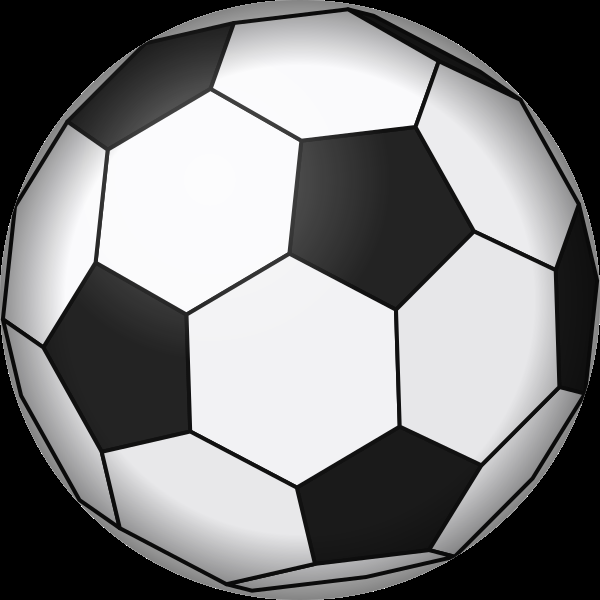
#> input picture tools/assets/ball.png, 600 x 600 px
$ python -i render2.py   (imports and definitions only)
#> lines starting #> are read from the running program, lines starting #| are printed output that depends on the picture
import subprocess, math, random
from PIL import Image, ImageDraw, ImageFont, ImageFilter

W, H, FPS = 1080, 1920, 30
GREEN = (60, 255, 133)
RED = (255, 45, 61)
WHITE = (245, 245, 240)
MUTED = (150, 165, 155)
BG0 = (5, 8, 6)

FB = "/usr/share/fonts/opentype/inter/InterDisplay-Black.otf"
FXB = "/usr/share/fonts/opentype/inter/InterDisplay-ExtraBold.otf"
FBOLD = "/usr/share/fonts/opentype/inter/Inter-Bold.otf"
_fc = {}
# [5 lines left out: function font, not called in this run]

def clamp(x, a=0, b=1): return max(a, min(b, x))
def ease_out(x): x = clamp(x); return 1 - (1 - x) ** 3
def ease_back(x):
    x = clamp(x); c1 = 1.70158; c3 = c1 + 1
    return 1 + c3 * (x - 1) ** 3 + c1 * (x - 1) ** 2

# ---------- background (static) ----------
def make_bg():
    bg = Image.new("RGB", (W, H), BG0)
    d = ImageDraw.Draw(bg)
    for y in range(H):
        f = abs(y - H * 0.45) / (H * 0.6)
        c = tuple(int(BG0[i] + (14, 30, 20)[i] * clamp(1 - f)) for i in range(3))
        d.line([(0, y), (W, y)], fill=c)
    grid = Image.new("RGBA", (W, H), (0, 0, 0, 0))
#> grid: PIL image 1080x1920 RGBA; every value is 0
    g = ImageDraw.Draw(grid)
    for x in range(0, W, 60):
        g.line([(x, 0), (x, H)], fill=(60, 255, 133, 14))
    for y in range(0, H, 60):
        g.line([(0, y), (W, y)], fill=(60, 255, 133, 14))
    bg = Image.alpha_composite(bg.convert("RGBA"), grid)
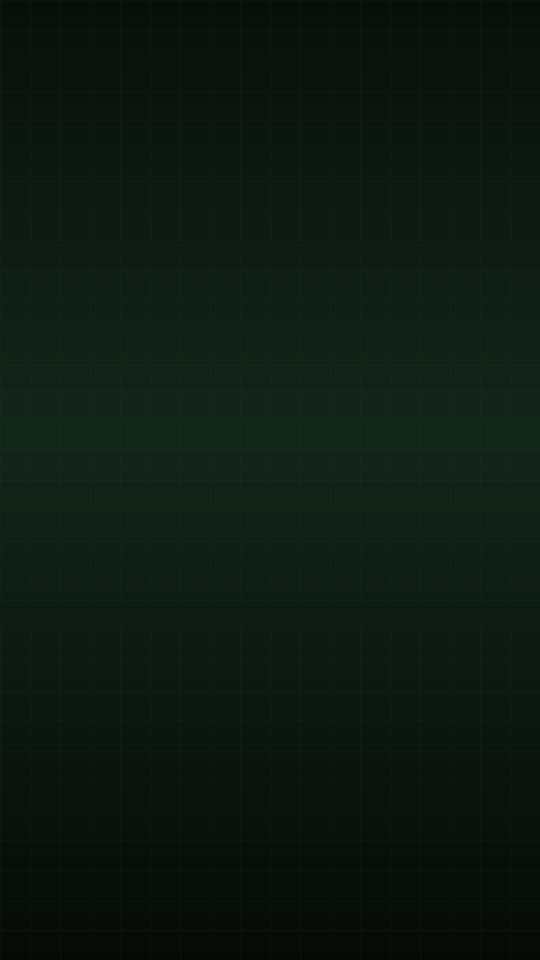
#> bg: PIL image 1080x1920 RGBA (shown at 1/2 size); mean R, G, B, A 12.7, 25.3, 17.3, 255
    return bg
BG = make_bg()

# ---------- drawing helpers ----------
def text_w(txt, f, spacing=0):
    return f.getlength(txt) + spacing * max(0, len(txt) - 1)

# [55 lines left out: functions draw_text, appear, stamp, header, wrap_lines, not called in this run]

def count(t, start, dur, value):
    return int(round(value * ease_out((t - start) / dur)))

# ---------- assets ----------
A = {}
# [14 lines left out: functions asset, paste, not called in this run]

def pop_in(t, start, dur=0.5):
    p = (t - start) / dur
    return clamp(p * 2), (ease_back(p) if p < 1 else 1.0) if p > 0 else 0

# [132 lines left out: functions arrow, s_intro, s_transfer, s_hand, pitch, s_century and 3 more, not called in this run]

import json, os
# [1 line not run here, left out]
# [1 line that did not run here, left out]
# [1 line that did not run here, left out]

# [10 lines left out: function glitch, not called in this run]

def frame(i):
    t = i / FPS
    acc = 0
    for fn, dur in SCENES:
        if t < acc + dur or fn is SCENES[-1][0]:
            lt = t - acc
            break
        acc += dur
    L = Image.new("RGBA", (W, H), (0, 0, 0, 0))
    G = Image.new("RGBA", (W, H), (0, 0, 0, 0))
    fn(L, G, lt)
    img = BG.copy()
    glow = G.filter(ImageFilter.GaussianBlur(22))
    img = Image.alpha_composite(img, glow)
    img = Image.alpha_composite(img, glow)
    img = Image.alpha_composite(img, G)
    img = Image.alpha_composite(img, L)
    # fade out at scene end, glitch at scene start
    fade = clamp((dur - lt) / 0.22) if fn is not SCENES[-1][0] else 1
    if fade < 1:
        img = Image.blend(BG, img, fade)
    if lt < 0.12 and acc > 0:
        img = glitch(img, 1 - lt / 0.12)
    # scanlines
    return img.convert("RGB")

# [15 lines not run here, left out]

>>> import cv2
>>> picture = cv2.imread('assets/ball.png', cv2.IMREAD_GRAYSCALE)
#> picture: shape (600, 600); min 0, max 255, mean 126.5
>>> result = frame(picture)
#> after the loop in frame, `for fn, dur in SCENES:`: acc = 0
#> (the run stopped early here; a loop or call above may not have finished)
